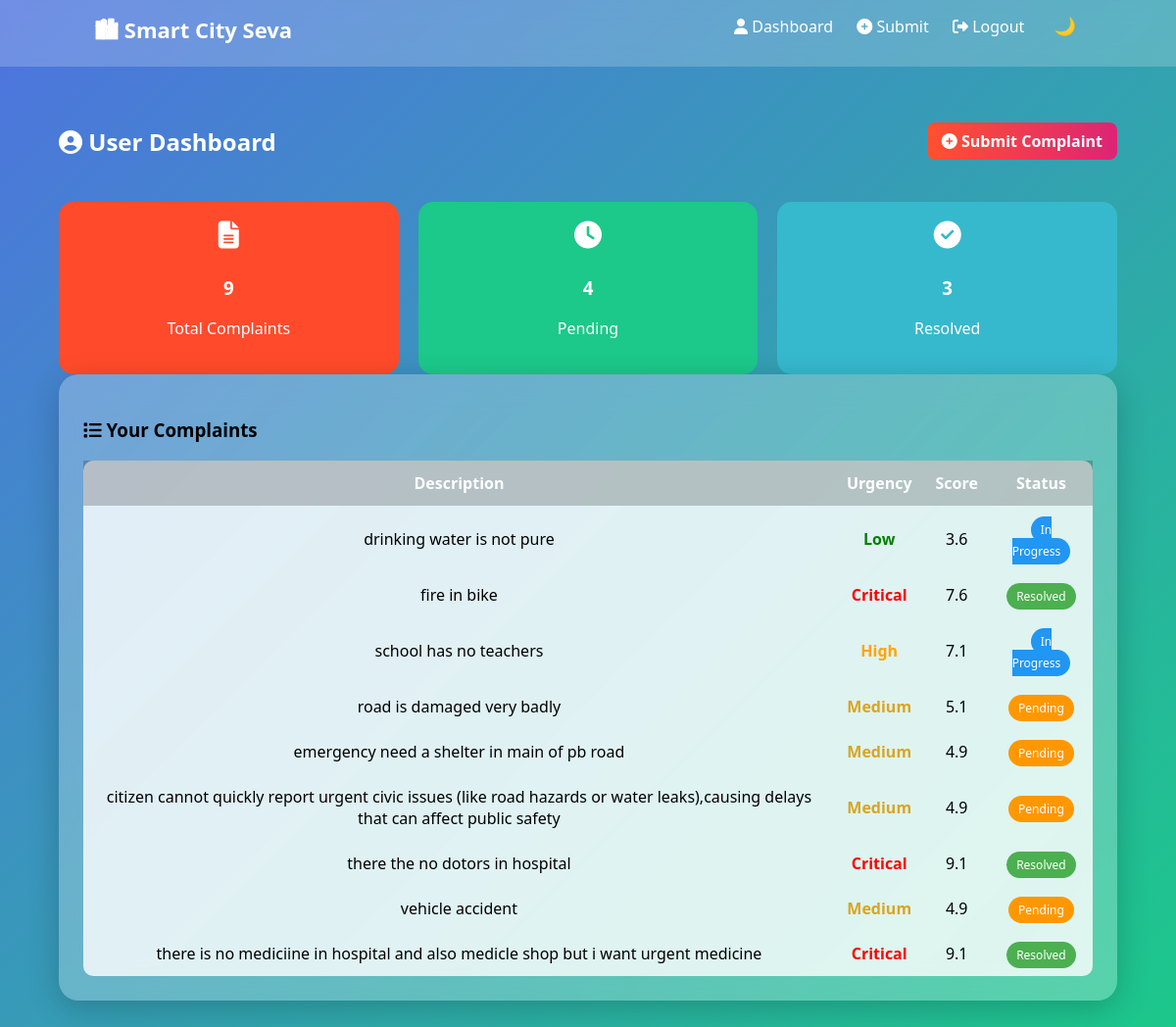
Page /user_dashboard (signed in) on the committed database.
### tables this page shows
CREATE TABLE complaints (
        id INTEGER PRIMARY KEY AUTOINCREMENT,
        user_id INTEGER,
        description TEXT,
        category TEXT,
        location TEXT,
        urgency TEXT,
        priority_score REAL,
        status TEXT,
        created_at TEXT
    );

### app.py (the view)
@app.route("/user_dashboard")
def user_dashboard():
    if "user_id" not in session:
        return redirect("/login")
    conn = get_db_connection()
    complaints = conn.execute(
        "SELECT * FROM complaints WHERE user_id=?",
        (session["user_id"],)
    ).fetchall()
    conn.close()
    return render_template("user_dashboard.html", complaints=complaints)

### app.py (called while the page is built)
def get_db_connection():
    conn = sqlite3.connect("smartcity.db")
    conn.row_factory = sqlite3.Row
    return conn

### templates/user_dashboard.html
{% extends "base.html" %}
{% block content %}
<div class="dashboard-header">
    <h2><i class="fas fa-user-circle"></i> User Dashboard</h2>
    <a href="/submit" class="primary-btn">
        <i class="fas fa-plus-circle"></i> Submit Complaint
    </a>
</div>
<div class="stats">
    <div class="stat-card stat1">
        <i class="fas fa-file-alt"></i>
        <h3>{{ complaints|length }}</h3>
        <p>Total Complaints</p>
    </div>
    <div class="stat-card stat2">
        <i class="fas fa-clock"></i>
        <h3>
            {{ complaints | selectattr("status","equalto","Pending") | list | length }}
        </h3>
        <p>Pending</p>
    </div>
    <div class="stat-card stat3">
        <i class="fas fa-check-circle"></i>
        <h3>
            {{ complaints | selectattr("status","equalto","Resolved") | list | length }}
        </h3>
        <p>Resolved</p>
    </div>
</div>
<div class="card">
    <h3><i class="fas fa-list"></i> Your Complaints</h3>
    <table>
        <tr>
            <th>Description</th>
            <th>Urgency</th>
            <th>Score</th>
            <th>Status</th>
        </tr>
        {% for c in complaints %}
        <tr>
            <td>{{ c.description }}</td>
            <td class="{{ c.urgency|lower }}">{{ c.urgency }}</td>
            <td>{{ c.priority_score }}</td>
            <td>
                {% if c.status == "Pending" %}
                    <span class="status pending">Pending</span>
                {% elif c.status == "In Progress" %}
                    <span class="status progress">In Progress</span>
                {% else %}
                    <span class="status resolved">Resolved</span>
                {% endif %}
            </td>
        </tr>
        {% endfor %}
    </table>
</div>
{% endblock %}

### templates/base.html (shortened to what this page needs)
<!DOCTYPE html>
<html>
<head>
    <link rel="stylesheet" href="{{ url_for('static', filename='css/style.css') }}">
</head>
<body>
<nav class="navbar">
    <div class="logo">🏙 Smart City Seva</div>
    <div class="nav-links">
        {% if session.get("role") == "admin" %}
            <a href="/admin_dashboard"><i class="fas fa-chart-line"></i> Dashboard</a>
            <a href="/logout"><i class="fas fa-sign-out-alt"></i> Logout</a>
        {% elif session.get("user_id") %}
            <a href="/user_dashboard"><i class="fas fa-user"></i> Dashboard</a>
            <a href="/submit"><i class="fas fa-plus-circle"></i> Submit</a>
            <a href="/logout"><i class="fas fa-sign-out-alt"></i> Logout</a>
        {% else %}
            <a href="/login">Login</a>
            <a href="/register">Register</a>
            <a href="/admin_login">Admin</a>
        {% endif %}
        <button onclick="toggleDarkMode()" class="dark-toggle">🌙</button>
    </div>
</nav>
<div class="main-container">
    {% block content %}{% endblock %}
</div>
</body>
</html>

### static/css/style.css (style rules this page uses)
body { margin: 0; font-family: 'Segoe UI', sans-serif; background: linear-gradient(135deg, #4e73df, #1cc88a); min-height: 100vh; transition: 0.4s; }
.navbar { display: flex; justify-content: space-between; padding: 15px 8%; backdrop-filter: blur(10px); background: rgba(255, 255, 255, 0.2); color: white; }
.logo { font-size: 22px; font-weight: bold; }
.nav-links a { color: white; text-decoration: none; margin-right: 20px; font-weight: 500; }
.dark-toggle { background: none; border: none; font-size: 18px; cursor: pointer; color: white; }
.main-container { width: 90%; margin: 40px auto; }
.card { backdrop-filter: blur(15px); background: rgba(255,255,255,0.25); padding: 25px; border-radius: 20px; box-shadow: 0 8px 32px rgba(0,0,0,0.2); margin-bottom: 30px; transition: 0.3s; }
.stats { display: flex; justify-content: space-between; gap: 20px; }
.stat-card { flex: 1; padding: 20px; border-radius: 15px; color: white; text-align: center; animation: fadeIn 1s ease-in-out; }
.stat1 { background: #ff4b2b; }
.stat2 { background: #1cc88a; }
.stat3 { background: #36b9cc; }
table { width: 100%; border-collapse: collapse; background: rgba(255,255,255,0.8); border-radius: 10px; }
th, td { padding: 12px; text-align: center; }
th { background: rgba(0,0,0,0.2); color: white; }
.critical { color: red; font-weight: bold; }
.high { color: orange; font-weight: bold; }
.medium { color: goldenrod; font-weight: bold; }
.low { color: green; font-weight: bold; }
.dashboard-header { display: flex; justify-content: space-between; align-items: center; margin-bottom: 25px; color: white; }
.primary-btn { padding: 8px 15px; border-radius: 8px; background: linear-gradient(90deg, #ff512f, #dd2476); color: white; text-decoration: none; font-weight: bold; transition: 0.3s; }
.status { padding: 5px 10px; border-radius: 20px; font-size: 12px; color: white; }
.status.pending { background: #ff9800; }
.status.progress { background: #2196f3; }
.status.resolved { background: #4caf50; }
.stat-card i { font-size: 28px; margin-bottom: 8px; }

### rows in the picture
complaints: description "drinking water is not pure", urgency "Low", priority_score "3.6", status "In Progress"
complaints: description "fire in bike", urgency "Critical", priority_score "7.6", status "Resolved"
complaints: description "school has no teachers", urgency "High", priority_score "7.1", status "In Progress"
complaints: description "road is damaged very badly", urgency "Medium", priority_score "5.1", status "Pending"
complaints: description "emergency need a shelter in main of pb road", urgency "Medium", priority_score "4.9", status "Pending"
complaints: description "citizen cannot quickly report urgent civic issues (like road hazards or water leaks),causing delays that can affect public safety", urgency "Medium", priority_score "4.9", status "Pending"
complaints: description "there the no dotors in hospital", urgency "Critical", priority_score "9.1", status "Resolved"
complaints: description "vehicle accident", urgency "Medium", priority_score "4.9", status "Pending"
complaints: description "there is no mediciine in hospital and also medicle shop but i want urgent medicine", urgency "Critical", priority_score "9.1", status "Resolved"

### other values in the picture
{{ complaints|length }} "9"
{{ complaints | selectattr("status","equalto","Pending") | list | length }} "4"
{{ complaints | selectattr("status","equalto","Resolved") | list | length }} "3"
